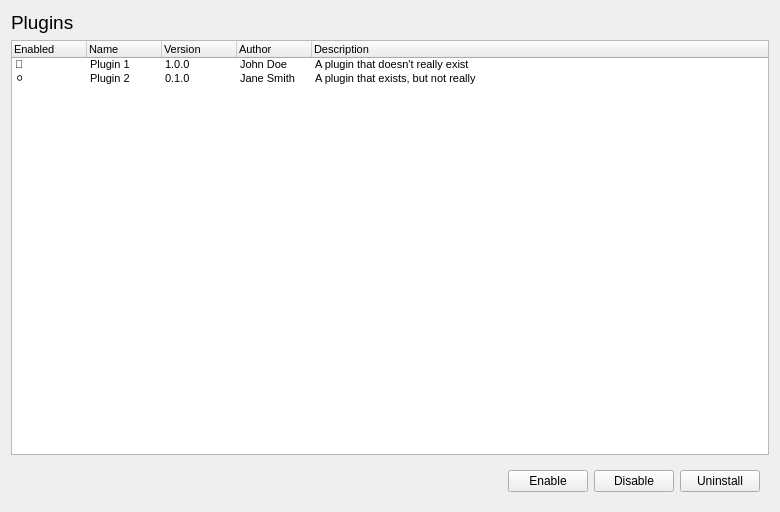
<?xml version="1.0" encoding="UTF-8"?>
<ui version="4.0">
 <class>PluginsPanel</class>
 <widget class="QWidget" name="PluginsPanel">
  <property name="geometry">
   <rect>
    <x>0</x>
    <y>0</y>
    <width>780</width>
    <height>512</height>
   </rect>
  </property>
  <property name="windowTitle">
   <string>Form</string>
  </property>
  <layout class="QVBoxLayout" name="verticalLayout">
   <item>
    <widget class="QLabel" name="pluginLabel">
     <property name="font">
      <font>
       <pointsize>14</pointsize>
      </font>
     </property>
     <property name="text">
      <string>Plugins</string>
     </property>
    </widget>
   </item>
   <item>
    <widget class="QTreeWidget" name="pluginList">
     <property name="font">
      <font>
       <pointsize>8</pointsize>
      </font>
     </property>
     <property name="indentation">
      <number>0</number>
     </property>
     <property name="uniformRowHeights">
      <bool>false</bool>
     </property>
     <property name="itemsExpandable">
      <bool>false</bool>
     </property>
     <property name="headerHidden">
      <bool>false</bool>
     </property>
     <attribute name="headerVisible">
      <bool>true</bool>
     </attribute>
     <attribute name="headerMinimumSectionSize">
      <number>75</number>
     </attribute>
     <attribute name="headerDefaultSectionSize">
      <number>75</number>
     </attribute>
     <column>
      <property name="text">
       <string>Enabled</string>
      </property>
     </column>
     <column>
      <property name="text">
       <string>Name</string>
      </property>
     </column>
     <column>
      <property name="text">
       <string>Version</string>
      </property>
     </column>
     <column>
      <property name="text">
       <string>Author</string>
      </property>
     </column>
     <column>
      <property name="text">
       <string>Description</string>
      </property>
     </column>
     <item>
      <property name="text">
       <string>🔵</string>
      </property>
      <property name="font">
       <font>
        <pointsize>8</pointsize>
       </font>
      </property>
      <property name="text">
       <string>Plugin 1</string>
      </property>
      <property name="text">
       <string>1.0.0</string>
      </property>
      <property name="text">
       <string>John Doe</string>
      </property>
      <property name="text">
       <string>A plugin that doesn't really exist</string>
      </property>
     </item>
     <item>
      <property name="text">
       <string>⚪</string>
      </property>
      <property name="font">
       <font>
        <pointsize>8</pointsize>
       </font>
      </property>
      <property name="text">
       <string>Plugin 2</string>
      </property>
      <property name="text">
       <string>0.1.0</string>
      </property>
      <property name="text">
       <string>Jane Smith</string>
      </property>
      <property name="text">
       <string>A plugin that exists, but not really</string>
      </property>
     </item>
    </widget>
   </item>
   <item>
    <widget class="QWidget" name="horizontalWidget" native="true">
     <layout class="QHBoxLayout" name="horizontalLayout">
      <item>
       <spacer name="horizontalSpacer">
        <property name="orientation">
         <enum>Qt::Horizontal</enum>
        </property>
        <property name="sizeHint" stdset="0">
         <size>
          <width>40</width>
          <height>20</height>
         </size>
        </property>
       </spacer>
      </item>
      <item>
       <widget class="QPushButton" name="enableButton">
        <property name="text">
         <string>Enable</string>
        </property>
       </widget>
      </item>
      <item>
       <widget class="QPushButton" name="disableButton">
        <property name="text">
         <string>Disable</string>
        </property>
       </widget>
      </item>
      <item>
       <widget class="QPushButton" name="uninstallButton">
        <property name="text">
         <string>Uninstall</string>
        </property>
       </widget>
      </item>
     </layout>
    </widget>
   </item>
  </layout>
 </widget>
 <resources/>
 <connections/>
</ui>
